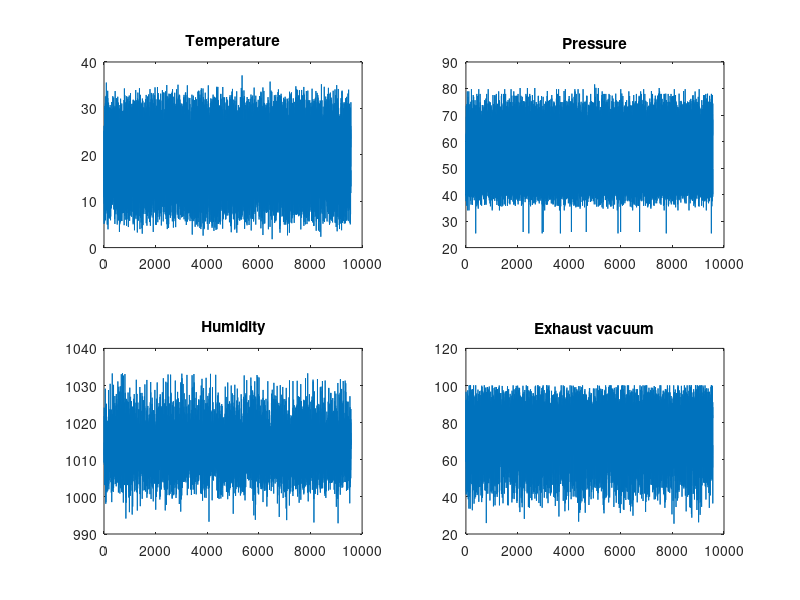

Recreate this plot in MATLAB. (Note: this script raises an error after producing the figure.)
% load data and plot them
load CCPP.dat;
T = CCPP(:, 1);
AP = CCPP(:, 2);
RH = CCPP(:, 3);
V = CCPP(:, 4);
E = CCPP(:, 5);
figure(1)
subplot(2,2,1);
plot(T)
title('Temperature')
subplot(2,2,2);
plot(AP)
title('Pressure')
subplot(2,2,3);
plot(RH)
title('Humidity')
subplot(2,2,4);
plot(V)
title('Exhaust vacuum')

% initialize training sets, we need the 5th row free for the output values
d_trn = zeros(5740, 5);
d_val = zeros(1914, 5);
d_chk = zeros(1914, 5);

% training sets
d_trn(:, 1) = T(1 : 5740);
d_trn(:, 2) = AP(1 : 5740);
d_trn(:, 3) = RH(1 : 5740);
d_trn(:, 4) = V(1 : 5740);
d_trn(:, 5) = E(1 : 5740);

% value sets
d_val(:, 1) = T(5741 : 7654);
d_val(:, 2) = AP(5741 : 7654);
d_val(:, 3) = RH(5741 : 7654);
d_val(:, 4) = V(5741 : 7654);
d_val(:, 5) = E(5741 : 7654);

% checking sets
d_chk(:, 1) = T(7655 : 9568);
d_chk(:, 2) = AP(7655 : 9568);
d_chk(:, 3) = RH(7655 : 9568);
d_chk(:, 4) = V(7655 : 9568);
d_chk(:, 5) = E(7655 : 9568);

% Training Hybrid Algorithm. 3 MF. Polynomial output.
% initialize 
initFis = genfis1(d_trn, 3, 'gbellmf', 'linear');
% plot membership functions
figure (2)
subplot(2,2,1)
plotmf(initFis, 'input', 1)
subplot(2,2,2)
plotmf(initFis, 'input', 2)
subplot(2,2,3)
plotmf(initFis, 'input', 3)
subplot(2,2,4)
plotmf(initFis, 'input', 4)
suptitle('Membership Functions Before Training');
saveas(gcf, 'MembershipFunctionsBeforeTraining4.png');

%training for backpropagation (1 in anfis means hybrid)
nEpochs = 500;
trnOpt = [nEpochs, NaN, NaN, NaN, NaN];
disOpt = [0, 0, 0, 0];
[trnFis, trnError4, stepsize, chkFis, chkError4 ] = anfis(d_trn, initFis,  trnOpt, disOpt, d_val, 1);

%show rules
showrule(chkFis)

%plot membership functions after the training
figure (3)
subplot(2,2,1)
plotmf(chkFis, 'input', 1)
subplot(2,2,2)
plotmf(chkFis, 'input', 2)
subplot(2,2,3)
plotmf(chkFis, 'input', 3)
subplot(2,2,4)
plotmf(chkFis, 'input', 4)
suptitle('Membership Functions After Training');
saveas(gcf, 'MembershipFunctionsAfterTraining4.png');


% compute sx^2 and se^2
average = mean(E(5741:7654));
sum = 0;
for i = 5741:7654
    sum = sum + (E(i)-average)^2;
end
sx2 = sum/(7654-5740);
se = min(chkError4);

%calculate nmse and ndei error
RMSE = se
NMSE = se^2/sx2
NDEI = sqrt(NMSE)
R2 = 1 - NMSE


%plot errors
figure(4)
plot([trnError4 chkError4])
hold on
plot([trnError4 chkError4], 'o')
legend('trnError', 'chkError')
xlabel('Epochs')
ylabel('RMSE (Root Mean Squared Error)')
title('Error Curves')
saveas(gcf, 'ErrorCurves4.png');

%plot result and prediction errors
figure(5) 
anfis_output = evalfis([d_trn(:,1:4); d_val(:, 1:4) ; d_chk(:, 1:4)], chkFis);
index = 1 : 9568;
subplot(2,1,1)
plot([E(index) anfis_output])
legend('Real Values', 'Anfis Output');
legend('Location', 'southeast', 'Orientation', 'horizontal');
legend('boxoff');
yL = get(gca, 'YLim');
txt1 = 'Training Set';
txt2 = 'Valid Set';
txt3 = 'Checking Set';
line([5740 5740], yL, 'Color', 'r');
line([7654 7654], yL, 'Color', 'r');
text(700, 1.4, txt1);
text(1080, 1.4, txt2);
text(1400, 1.4, txt3);
xlabel('Samples')
title('Real Samples and ANFIS Prediction')
subplot(2, 1, 2)
plot(E(index) - anfis_output)
yL = get(gca, 'YLim');
line([5740 5740], yL, 'Color', 'r');
line([7654 7654], yL, 'Color', 'r');
text(700, -0.1, txt1);
text(1080, -.1, txt2);
text(1400, -.1, txt3);
xlabel('Samples')
title('Prediction Errors')
saveas(gcf, 'ComparisonBetweenRealPredictedValues4.png');